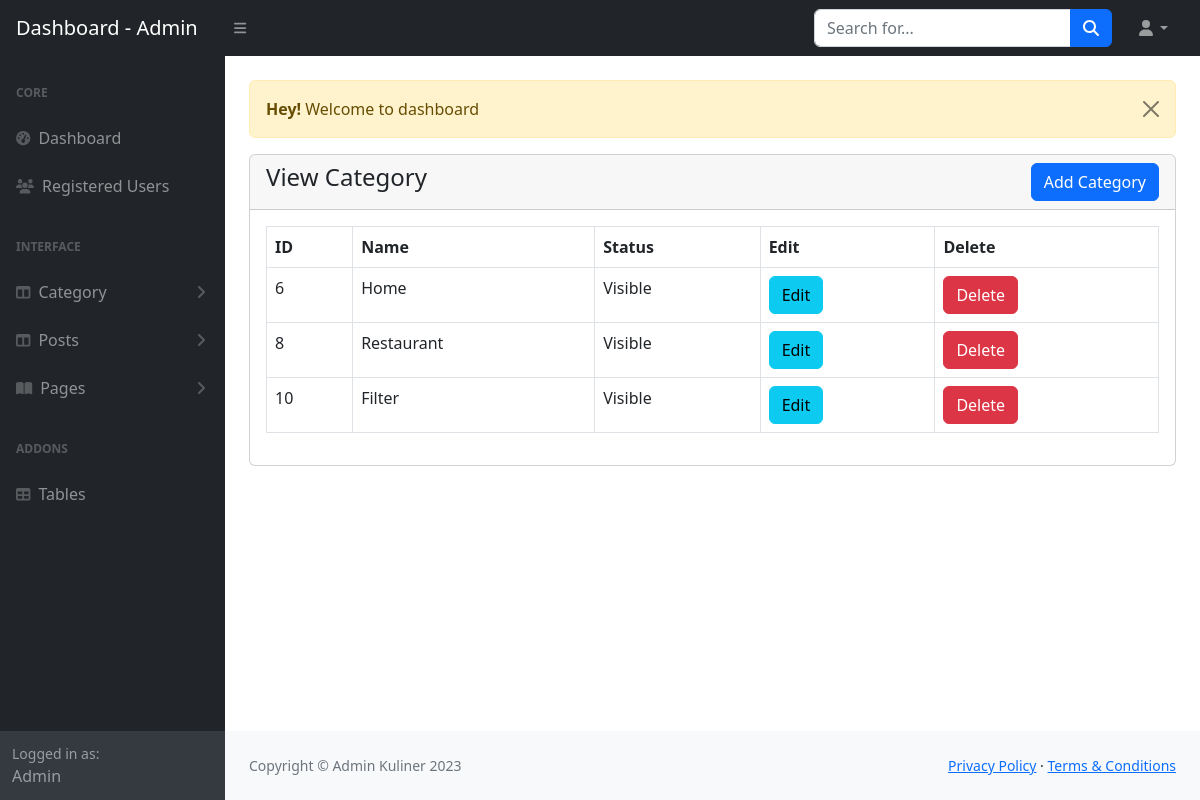
Screenshot of /admin/category-view.php (signed in) with the database file from the repository.
### tables this page shows
CREATE TABLE `categories` (
  `id` int(11) NOT NULL,
  `name` varchar(191) NOT NULL,
  `slug` varchar(191) NOT NULL,
  `description` text DEFAULT NULL,
  `meta_title` varchar(191) NOT NULL,
  `meta_description` mediumtext DEFAULT NULL,
  `meta_keyword` mediumtext DEFAULT NULL,
  `navbar_status` tinyint(1) DEFAULT 0,
  `status` tinyint(1) DEFAULT 0 COMMENT '0=visible,1=hidden,2=deleted',
  `created_at` timestamp NULL DEFAULT current_timestamp()
);

### admin/category-view.php (the view, shortened to what this page needs)
<?php
include("includes/header.php");
?>
<div class="container-fluid px-4">
    <div class="row mt-4">
        <div class="col-md-12">
            <?php include('message.php'); ?>
            <div class="card">
                <div class="card-header">
                    <h4>View Category
                        <a href="category-add.php" class="btn btn-primary float-end">Add Category</a>
                    </h4>
                </div>
                <div class="card-body">
                    <div class="table-responsive">
                        <table class="table table-bordered table-stripe">
                            <thead>
                                <tr>
                                    <th>ID</th>
                                    <th>Name</th>
                                    <th>Status</th>
                                    <th>Edit</th>
                                    <th>Delete</th>
                                </tr>
                            </thead>
                            <tbody>
                                <?php
                                    $category = "SELECT * FROM categories WHERE status!='2'";
                                    $category_run = mysqli_query($con, $category);
                                    if (mysqli_num_rows($category_run) > 0)
                                    {
                                        foreach ($category_run as $item)
                                        {
                                            ?>
                                            <tr>
                                                <td><?= $item['id'] ?></td>
                                                <td><?= $item['name'] ?></td>
                                                <td>
                                                    <?= $item['status'] == '1' ? 'Hidden':'Visible'?>
                                                </td>
                                                <td>
                                                    <a href="category-edit.php?id=<?= $item['id'] ?>" class="btn btn-info">Edit</a>
                                                </td>
                                                <td>
                                                    <form action="code.php" method="POST">
                                                    <button type="submit" name="category_delete" value="<?= $item['id'] ?>" class="btn btn-danger">Delete</button>
                                                    </form>
                                                </td>
                                            </tr>
                                            <?php
                                        }
                                    }
                                    else
                                    {
                                        ?>
                                            <tr>
                                                <td colspan="5">No Record Found</td>
                                            </tr>
                                        <?php
                                    }
                                    ?>
                            </tbody>
                        </table>
                    </div>
                </div>
            </div>
        </div>
    </div>
</div>
<?php
include("includes/footer.php");
include("includes/scripts.php");
?>

### rows the page displays
categories: id "6", name "Home", status "Visible"
categories: id "8", name "Restaurant", status "Visible"
categories: id "10", name "Filter", status "Visible"

### other values shown
$_SESSION['message'] "Welcome to dashboard"
